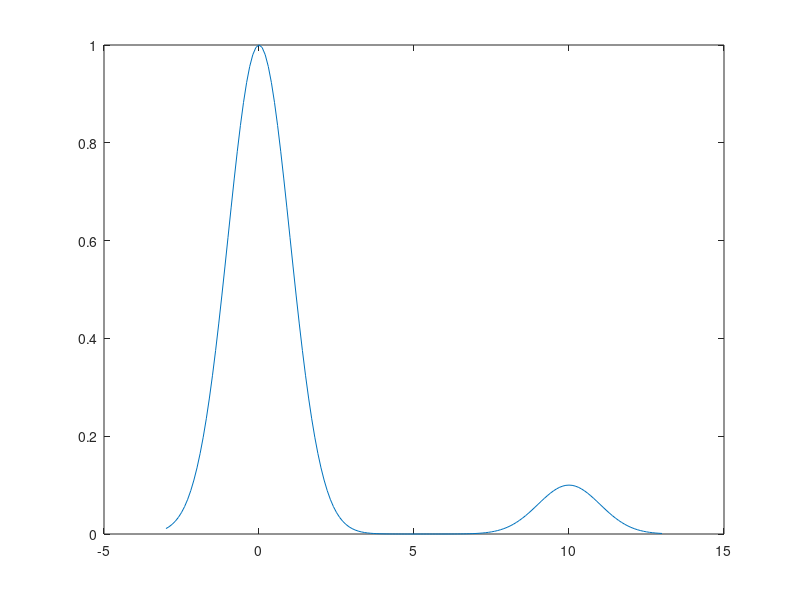

Write the MATLAB code that produced this figure.
% Exercise 7.18 ( Importance of Initial Guess)
clear all;clc;close all;
y=-3:.1:13;
x=exp(-(y.^2)/2) + (.1)*exp(-((y-10).^2)/2);
figure,plot(y,x); % For this function Maximum occurs at 0

% Newton Raphson method

noiter=30;
% r_e(1)= .5 ; % Initial estimate
% 
% for k=2:noiter,
%     numer=sum((x-(r_e(k-1)).^n).*n.*(r_e(k-1).^(n-1)));
%     denomi= sum(n.*(r_e(k-1).^(n-2)).*(((n-1).*x)-((2*n-1).*(r_e(k-1).^n))));
%     r_e(k)=r_e(k-1) - (numer/denomi);
% end
% figure,plot(1:noiter,r_e,1:noiter,ones(1,noiter)*r);
